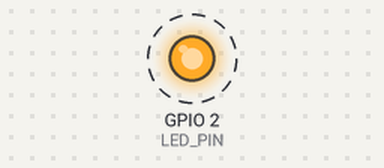
Recording of a sketch running on a simulated ESP32. On the bench: output pins drawn as LEDs (lit = HIGH). Dashed ring = blinking.

Above: at 0.5 s.
Timing chart, 0 to 4.6 s (numbered marks = the images above):
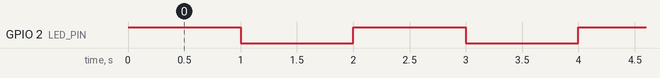

The sketch:

lab01-led-blink.ino
```cpp
// Lab 01 - LED Blink
// LED + 220 ohm resistor on GPIO 2, other LED leg to GND.

const int LED_PIN = 2;   // the GPIO pin the LED is connected to

void setup() {
  pinMode(LED_PIN, OUTPUT);   // tell the ESP32 this pin sends signals OUT
}

void loop() {
  digitalWrite(LED_PIN, HIGH); // 3.3 V on the pin -> LED ON
  delay(1000);                 // wait 1 second
  digitalWrite(LED_PIN, LOW);  // 0 V on the pin   -> LED OFF
  delay(1000);                 // wait 1 second
}
```

Measured:
- by itself, GPIO 2 (LED_PIN): alternates HIGH for 1.0 s and LOW for 1.0 s
